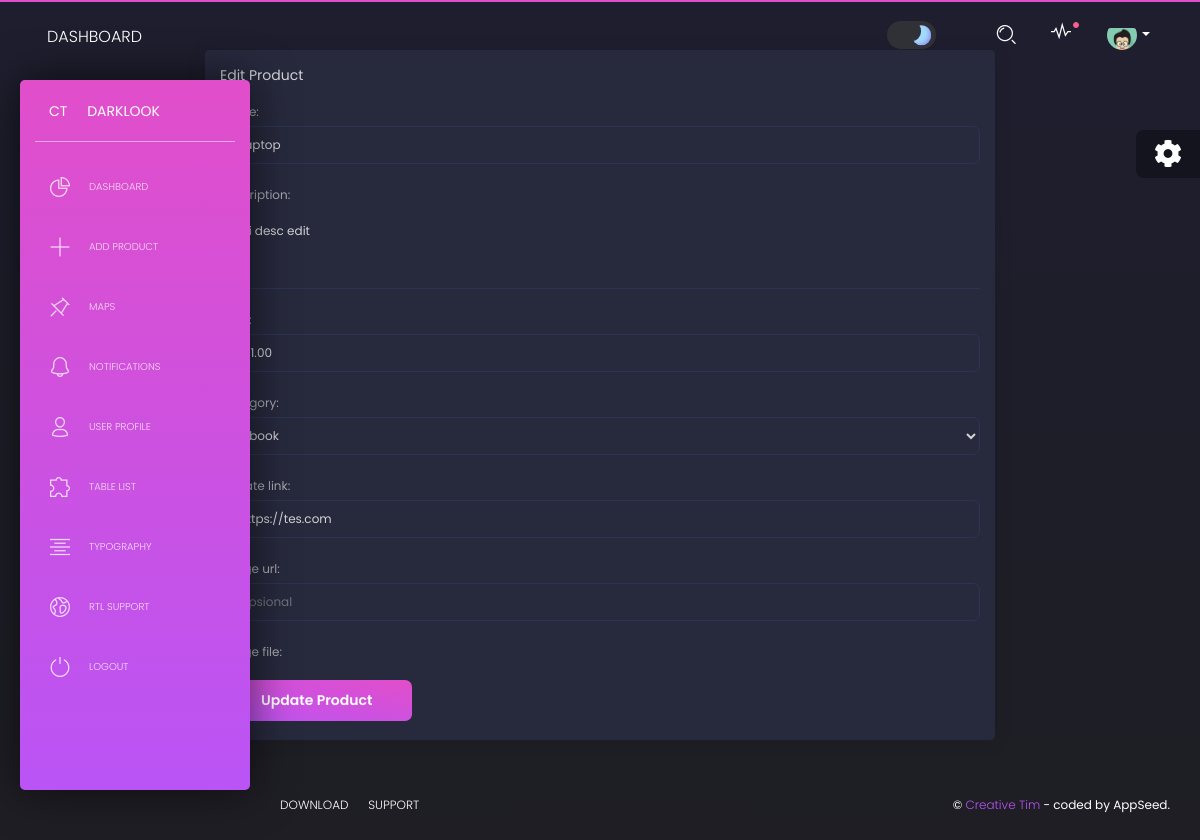
The app's page /users/edit-product/10/ (signed in) with its own data.
### users/models.py (models this page shows, shortened)
class UserProduct(models.Model):
    user = models.ForeignKey(User, on_delete=models.CASCADE)
    name = models.CharField(max_length=200)
    description = models.TextField()
    price = models.DecimalField(max_digits=10, decimal_places=2)
    category = models.ForeignKey(Category, on_delete=models.CASCADE)
    affiliate_link = models.URLField(max_length=200)
    image_url = models.URLField(blank=True, null=True)
    image_file = models.ImageField(upload_to='product_images/', blank=True, null=True)
    created_at = models.DateTimeField(default=timezone.now)
    updated_at = models.DateTimeField(auto_now=True)

### users/views.py (the view)
# urls.py: path('edit-product/<int:product_id>/', edit_product, name='edit_product'),  # Tambahkan ini untuk edit product
@login_required
def edit_product(request, product_id):
    product = get_object_or_404(UserProduct, id=product_id, user=request.user)
    if request.method == 'POST':
        form = UserProductForm(request.POST, request.FILES, instance=product)
        if form.is_valid():
            form.save()
            return redirect('add_product')
    else:
        form = UserProductForm(instance=product)
    user_products = UserProduct.objects.filter(user=request.user)
    context = {
        'ASSETS_ROOT': '/static/assets',
        'form': form,
        'user_products': user_products,
        'editing_product': product_id
    }
    return render(request, 'home/edit_product.html', context)

### products/models.py (called while the page is built)
    def __str__(self):
        return self.name

### users/templates/home/edit_product.html (shortened to what this page needs)
{% extends 'layouts/base.html' %}
{% block content %}
<div class="row justify-content-center mt-5">
    <div class="col-md-8">
        <div class="card">
            <div class="card-header">
                Edit Product
            </div>
            <div class="card-body">
                <form method="post" enctype="multipart/form-data">
                    <div class="form-group">
                        {{ form.name.label_tag }}
                        {{ form.name }}
                    </div>
                    <div class="form-group">
                        {{ form.description.label_tag }}
                        {{ form.description }}
                    </div>
                    <div class="form-group">
                        {{ form.price.label_tag }}
                        {{ form.price }}
                    </div>
                    <div class="form-group">
                        {{ form.category.label_tag }}
                        {{ form.category }}
                    </div>
                    <div class="form-group">
                        {{ form.affiliate_link.label_tag }}
                        {{ form.affiliate_link }}
                    </div>
                    <div class="form-group">
                        {{ form.image_url.label_tag }}
                        {{ form.image_url }}
                    </div>
                    <div class="form-group">
                        {{ form.image_file.label_tag }}
                    </div>
                    <button type="submit" class="btn btn-primary">Update Product</button>
                </form>
            </div>
        </div>
    </div>
</div>
{% endblock %}

### records on screen
UserProduct: name "Laptop", description "ini desc edit", price "1111.00", category "Ebook", affiliate_link "https://tes.com"
